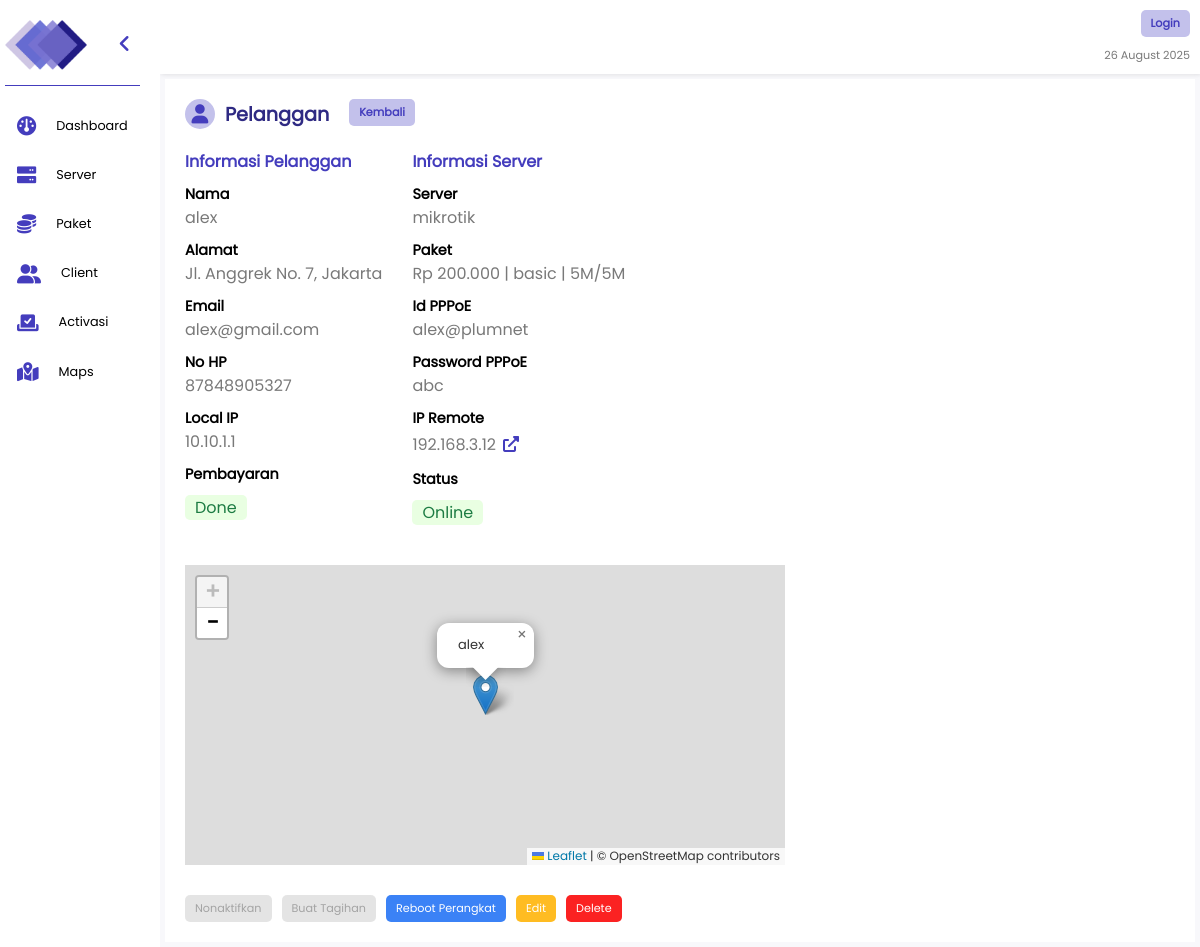
The page /client/id=17 on the database its author committed.
### polls/models.py (models this page shows, shortened)
class Client(models.Model):
    id_paket = models.ForeignKey(Paket, on_delete=models.SET_NULL, null=True, blank=True, related_name='pakets')
    name = models.CharField(max_length=255)
    address = models.CharField(max_length=255)
    email = models.EmailField(null=True, blank=True)
    phone = models.CharField(max_length=255)
    pppoe = models.CharField(max_length=255)
    password = models.CharField(max_length=255)
    isActive = models.BooleanField(default=True)
    isApproved = models.BooleanField(default=True)
    local_ip = models.GenericIPAddressField(blank=True, null=True)
    lat = models.CharField(max_length=255, null=True, blank=True)
    long = models.CharField(max_length=255, null=True, blank=True)
    temp_paket = models.ForeignKey(Paket, on_delete=models.SET_NULL, related_name='temp_paket', null=True, blank=True)
    temp_name = models.CharField(max_length=255, null=True, blank=True)
    temp_address = models.CharField(max_length=255, null=True, blank=True)
    temp_phone = models.CharField(max_length=255, null=True, blank=True)
    temp_email = models.EmailField(null=True, blank=True)
    temp_pppoe = models.CharField(max_length=255, null=True, blank=True)
    temp_password = models.CharField(max_length=255, null=True, blank=True)
    temp_local_ip = models.GenericIPAddressField(blank=True, null=True)
    temp_lat = models.CharField(max_length=255, null=True, blank=True)
    temp_long = models.CharField(max_length=255, null=True, blank=True)
    isServerNull = models.BooleanField(default=False)
    isPayed = models.BooleanField(default=True)

class Paket(models.Model):
    name = models.CharField(max_length=255)
    price = models.IntegerField()
    limit = models.CharField(max_length=255)
    id_ip_pool = models.ForeignKey(IPPool, on_delete=models.SET_NULL,null=True, blank=True, related_name='ip_pools')

class IPPool(models.Model):
    id_server = models.ForeignKey(Server, on_delete=models.SET_NULL, null=True, blank=True, related_name='servers')
    name = models.CharField(max_length=100)
    ip_range = models.CharField(max_length=100)

class Server(models.Model):
    name = models.CharField(max_length=255)
    host = models.GenericIPAddressField()
    username = models.CharField(max_length=255)
    password = models.CharField(max_length=255)
    genieacs = models.GenericIPAddressField(blank=True, null=True)

### polls/views.py (the view)
# urls.py: path('client/id=<int:client_id>', views.detailClient, name='detail-client'),
def detailClient(request, client_id) :
    client = get_object_or_404(Client, id=client_id)
    return render(request, 'detail-pages/detail-client.html',{'client': client})

### polls/templatetags/custom_filters.py (called while the page is built)
@register.filter()
def rupiah(value):
    try:
        value = int(value)
        return "Rp {:,}".format(value).replace(",", ".")
    except (ValueError, TypeError):
        return value

### polls/templates/detail-pages/detail-client.html (shortened to what this page needs)
{% extends 'index.html' %} {% block content %} {% load custom_filters%}
<div class="content-page">
  <div class="form-wrapper column">
    <div class="form-header row wrap">
      <div class="row title-head-td ">
        <i
          class="fa-solid fa-user"
          style="--clr: var(--clr-fourth); --icon-clr: var(--clr-second)"
        ></i>
        <span class="title">Pelanggan</span>
      </div>
      <a href="{% url 'client' %}" class="main-button">Kembali</a>
    </div>
    <div class="info-client relative row">
      <div class="wrapper column">
        <h2>Informasi Pelanggan</h2>
        <div class="column">
          <div class="title strong">Nama</div>
          <div class="text">{{ client.name }}</div>
        </div>
        <div class="column">
          <div class="title strong">Alamat</div>
          <div class="text">{{ client.address }}</div>
        </div>
        <div class="column">
          <div class="title strong">Email</div>
          <div class="text">{{ client.email }}</div>
        </div>
        <div class="column">
          <div class="title strong">No HP</div>
          <div class="text">{{ client.phone }}</div>
        </div>
        <div class="column">
          <div class="title strong">Local IP</div>
          <div class="text">{{ client.local_ip }}</div>
        </div>
        <div class="column">
          <div class="title strong">Pembayaran</div>
          <div class=" {% if client.isPayed %}enable-t{% else %}waiting-t{% endif %}">
              {% if client.isPayed %}Done{% else %}Waiting{% endif %}
            </div>
        </div>
      </div>
      <div class="wrapper column">
        <h2>Informasi Server</h2>
        <div class="column">
          <div class="title strong">Server</div>
          <div class="text">{{ client.id_paket.id_ip_pool.id_server.name }}</div>
        </div>
        <div class="column">
          <div class="title strong">Paket</div>
          <div class="text">{{ client.id_paket.price|rupiah }} | {{ client.id_paket.name }} | {{ client.id_paket.limit }}</div>
        </div>
        <div class="column">
          <div class="title strong">Id PPPoE</div>
          <div class="text">{{ client.pppoe }}</div>
        </div>
        <div class="column">
          <div class="title strong">Password PPPoE</div>
          <div class="text">{{ client.password }}</div>
        </div>
        <div class="column">
          <div class="title strong">IP Remote</div>
          <div class="text row">
            192.168.3.12
            <a href="http://192.168.3.12"
              ><i class="fa-solid fa-up-right-from-square"></i>
            </a>
          </div>
        </div>
        <div class="column">
          <div class="title strong">Status</div>
          <div class=" {% if client.isActive %}enable-t{% else %}disable-t{% endif %}">
              {% if client.isActive %}Online{% else %}Offline{% endif %}
            </div>
        </div>
      </div>
      <div class="container-map relative" style="width: 600px; height: 300px;" >
        <div id="map-client" style="height: 100%; width: 100%;"></div>
      </div>
    </div>
    <div class="row button-wrapper no-loader wrap">
      <button onclick="toggleActivasiClient('{{ client.id }}', '{{ client.name }}',`{{ client.isActive|yesno:'true,false' }}`, 'detail-client')" class="{% if user.is_authenticated %}main-button{% else %}disbale-button{% endif %}" {% if not user.is_authenticated %}disabled{% endif %} >{% if client.isActive %}Nonaktifkan{% else %}Activasi{% endif %}</button>
      <button onclick="togglePembayaran('{{ client.id }}', '{{ client.name }}',`{{ client.isPayed|yesno:'true,false' }}`, 'detail-client')" class="{% if user.is_authenticated %}main-button{% else %}disbale-button{% endif %}" {% if not user.is_authenticated %}disabled{% endif %} >{% if client.isPayed %}Buat Tagihan{% else %}Konfirmasi Pembayaran{% endif %}</button>
      <button  class="info-button">Reboot Perangkat</button>
      <a href="{% url 'edit-client' client.id %}" class="warning-button">Edit</a>
      <button  onclick="deleteData('{{ client.id }}', 'client', 'client')" class="danger-button">Delete</button>
    </div>
{% endblock %}

### polls/static/css/style.css (style rules this page uses)
:root { --clr-main-h: 0; --clr-main-s: 0%; --clr-main-l: 100%; --clr-main: hsl(var(--clr-main-h), var(--clr-main-s), var(--clr-main-l)); --clr-second: hsl( var(--clr-main-h), var(--clr-main-s), calc(var(--clr-main-l) + 15%) ); --clr-third: hsl( var(--clr-main-h), var(--clr-main-s), calc(var(--clr-main-l) + 30%) ); --clr-fourth: hsl( var(--clr-main-h), var(--clr-main-s), calc(var(--clr-main-l) + 50%) ); --clr-b: #316ac4; --clr-b1: #3b82f6; --clr-g: #13542d; --clr-g1: #1d7c43; --clr-g2: #e9ffe2; --clr-r: #c71b1b; --clr-r1: #fb2222; --clr-r2: #ffe2e2; --clr-y: #c49322; --clr-y1: #ffbc22; --clr-y2: #fff0ce; --clr-grey: #797979; --clr-grey2: #4b4b4b; --clr-bg: #f8f8fb; --clr-white: #fff; }
body { margin: 0; padding: 0; font-family: "poppin"; }
* { font-family: "poppin"; }
a { text-decoration: none; transition: all 0.2s ease-in-out; }
i { color: var(--clr-second); font-size: 1.5em; transition: all 0.2s ease-in-out; }
button { text-decoration: none; border: none; background-color: transparent; padding: 5px 10px !important; }
.strong { font-weight: bold; }
.relative { position: relative; }
.row { display: flex; }
.column { display: flex; flex-direction: column; }
.wrap { flex-wrap: wrap; }
.content-page { padding: 5px; }
.form-wrapper .title { font-size: 1.5em; }
.title-head-td .title { font-weight: bold; color: var(--clr-main); }
.enable-t, .disable-t, .waiting-t { text-align: center; border-radius: 5px; padding: 0 10px; margin: 0; width: fit-content; white-space: nowrap; font-size: 1em; margin: 10px 0; }
.enable-t { color: var(--clr-g1); background-color: var(--clr-g2); }
.button-wrapper { gap: 10px; justify-content: center; align-items: center; }
.main-button, .success-button, .warning-button, .danger-button, .grey-button, .info-button, .disbale-button { border-radius: 5px; padding: 5px 10px; width: fit-content; text-align: center; font-weight: 500; transition: all ease-in-out 0.2s; font-size: 0.7em; height: fit-content; }
.main-button { background-color: var(--clr-fourth); color: var(--clr-second); font-weight: bold; }
.warning-button { background-color: var(--clr-y1); color: var(--clr-white); }
.danger-button { background-color: var(--clr-r1); color: var(--clr-white); }
.info-button { background-color: var(--clr-b1); color: var(--clr-white); }
.disbale-button { background-color: rgb(203, 203, 203); color: var(--clr-grey2); opacity: 0.5; }
.form-wrapper .title-head-td { font-size: 0.8em; align-items: center; gap: 10px; }
.form-wrapper .button-wrapper { gap: 10px; justify-content: start; align-items: center; padding-top: 10px; }
.form-wrapper i { background-color: var(--clr); margin: 0; width: 30px; height: 30px; display: flex; justify-content: center; align-items: center; border-radius: 100%; color: var(--icon-clr); }
.form-wrapper { background-color: white; padding: 20px; gap: 20px; }
.form-header { gap: 20px; }
.form-wrapper .wrapper { gap: 10px; }
.form-wrapper .info-client { gap: 30px; flex-wrap: wrap; justify-content: start; }
.form-wrapper .info-client h2 { color: var(--clr-second); padding: 0; margin: 0; font-size: 1em; }
.form-wrapper .info-client .title { font-size: 0.9em; }
.form-wrapper .info-client .text { font-size: 1em; color: var(--clr-grey); }
.form-wrapper .info-client .text.row { justify-content: start; align-items: center; }
.form-wrapper .info-client .text.row i { font-size: 1em; color: var(--clr-second); }
.container-map { background-color: red; display: flex; }
#map-client { position: relative; z-index: 50; }

### rows shown on the page
Client: name "alex", address "Jl. Anggrek No. 7, Jakarta", email "alex@gmail.com", phone "87848905327", local_ip "10.10.1.1", id_paket.id_ip_pool.id_server.name "mikrotik", id_paket.price|rupiah "Rp 200.000", id_paket.name "basic", id_paket.limit "5M/5M", pppoe "alex@plumnet", password "abc"
